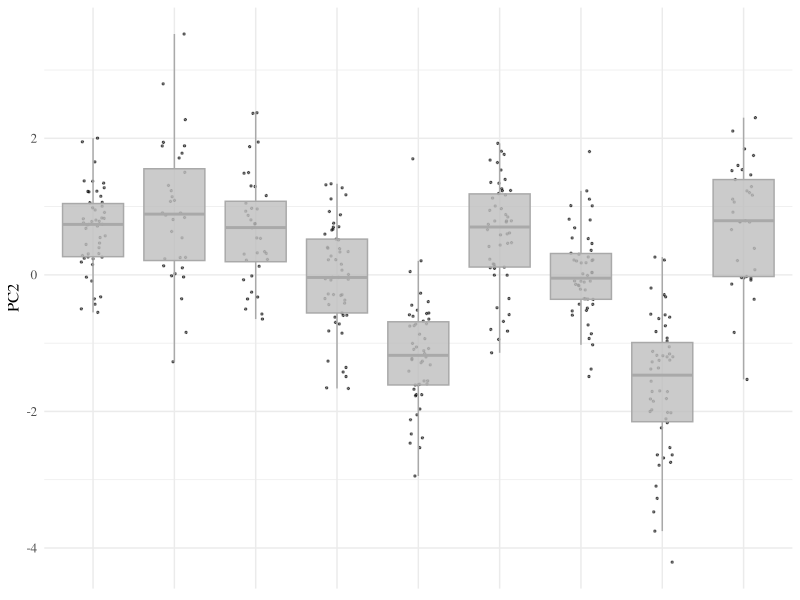
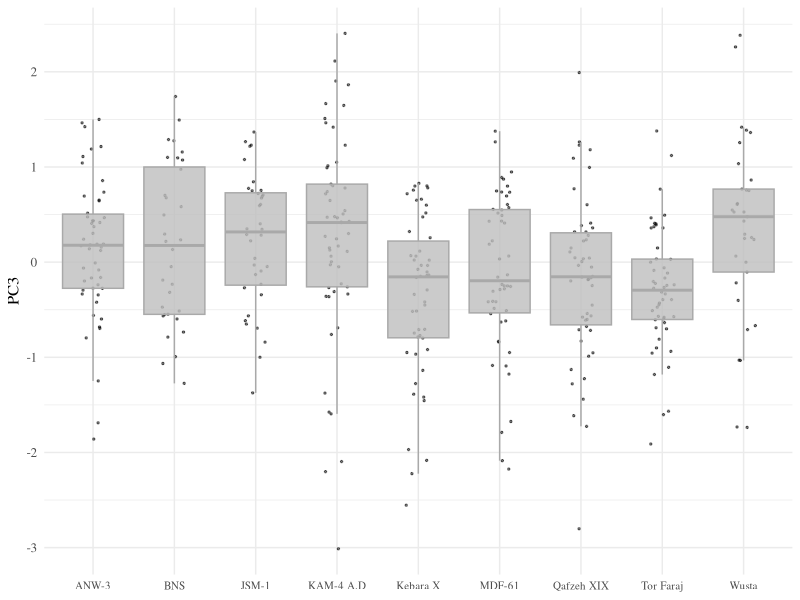

Generate these figures, in order, with R: (Note: this script raises an error after producing the figures.)
## ---- chunk 1
library(psych)
library(ggplot2)
library(ggpubr)
## ---- chunk 2
LP <- read.csv(file="./LP.csv")
MIS67 <- read.csv(file="./MIS67.csv")
## ---- chunk 3
head(LP)
## ---- chunk 4
head(MIS67)
## ---- chunk 5
sample_size_period <- cbind(c("LP","MIS67"),c(dim(LP)[1],dim(MIS67)[1]))
sample_size_period
## ---- chunk 6
assemblage_n <- table(LP$Assemblage)
sample_size_assemblage <- data.frame(Assemblage = names(assemblage_n),
                                n = as.numeric(assemblage_n),
                                period = "LP")
assemblage_n <- table(MIS67$Assemblage)
sample_size_assemblage <- rbind(sample_size_assemblage,
                            data.frame(Assemblage = names(assemblage_n),
                                        n = as.numeric(assemblage_n),
                                        period = "MIS67"))
sample_size_assemblage
## ---- chunk 7
KMO(MIS67[,c(3:10)])

KMO(LP[,c(3:10)])
## ---- chunk 8
cortest.bartlett(MIS67[,c(3:10)])

cortest.bartlett(LP[,c(3:10)])
## ---- chunk 9
pca_MIS67 <- prcomp(
                x = MIS67[,c(3:10)],
                retx = T,
                center = T,
                scale = T)

pca_LP <- prcomp(
            x = LP[,c(3:10)],
            retx = T,
            center = T,
            scale = T)
## ---- chunk 10
pca_MIS67

pca_LP
## ---- chunk 11
LP_scores <- cbind(
                LP[,c(1:2)],
                pca_LP$x)

MIS67_scores <- cbind(
                    MIS67[,c(1:2)],
                    pca_MIS67$x)
## ---- chunk 12
sample_name <- "LP"

sample_sizes_LP <- subset(sample_size_assemblage, period == "LP")
sample_sizes_LP$label <- paste("n = ",sample_sizes_LP$n,sep="")

p1 <- ggplot(
        data = get(paste(sample_name,"_scores",sep="")),
        mapping = aes(Assemblage, PC1, group = Assemblage)) +
        geom_jitter(width = 0.15,
                      alpha = 0.5,
                      size = 0.5) +
        geom_boxplot(colour = "darkgrey",
                    fill = "grey",
                    alpha = 0.8,
                    outlier.shape = NA) +
        geom_text(data = sample_sizes_LP,
            mapping = aes(x = 1:10, y = 7, label = label),
            size = 3,
            family = "Times") +
        theme_minimal() +
        theme(text = element_text(family="Times", size=12),
            plot.title = element_text(face="bold",hjust=0.5,size=15),
            axis.text.x = element_blank(),
            axis.title.x = element_blank())

p2 <- ggplot(
        data = get(paste(sample_name,"_scores",sep="")),
        mapping = aes(Assemblage, PC2, group = Assemblage)) +
        geom_jitter(width = 0.15,
                      alpha = 0.5,
                      size = 0.5) +
        geom_boxplot(colour = "darkgrey",
                      fill = "grey",
                      alpha = 0.8,
                      outlier.shape = NA) +
        theme_minimal() +
        theme(text = element_text(family="Times", size=12),
            plot.title = element_text(face="bold",hjust=0.5,size=15),
            axis.text.x = element_blank(),
            axis.title.x = element_blank())

p3 <- ggplot(
        data = get(paste(sample_name,"_scores",sep="")),
        mapping = aes(Assemblage, PC3, group = Assemblage)) +
        geom_jitter(width = 0.15,
                      alpha = 0.5,
                      size = 0.5) +
        geom_boxplot(colour = "darkgrey",
                      fill = "grey",
                      alpha = 0.8,
                      outlier.shape = NA) +
        theme_minimal() +
        theme(text = element_text(family="Times", size=12),
            plot.title = element_text(face="bold",hjust=0.5,size=15),
            axis.text.x = element_text(size=8),
            axis.title.x = element_blank())

fig <- ggarrange(p1,p2,p3,
            ncol=1,
            nrow=3,
            align="v")

annotate_figure(fig,
               top = text_grob("PCA Score Box Plots\nLP",
                                 family="Times",
                                 face="bold"),
               fig.lab.pos = "top")
## ---- chunk 13
sample_name <- "MIS67"

sample_sizes_MIS67 <- subset(sample_size_assemblage, period == "MIS67")
sample_sizes_MIS67$label <- paste("n = ",sample_sizes_MIS67$n,sep="")

p1 <- ggplot(
        data = get(paste(sample_name,"_scores",sep="")),
        mapping = aes(Assemblage,PC1,group = Assemblage)) +
        geom_jitter(width = 0.15,
                      alpha = 0.5,
                      size = 0.5) +
        geom_boxplot(colour = "darkgrey",
                    fill = "grey",
                    alpha = 0.8,
                    outlier.shape = NA) +
        geom_text(data = sample_sizes_MIS67,
                mapping = aes(x = 1:3, y = 7, label = label),
                size = 3,
                family = "Times") +
        theme_minimal() +
        theme(text = element_text(family="Times", size=12),
            plot.title = element_text(face="bold",hjust=0.5,size=15),
            axis.text.x = element_blank(),
            axis.title.x = element_blank())

p2 <- ggplot(
        data = get(paste(sample_name,"_scores",sep="")),
        mapping = aes(Assemblage,PC2,group = Assemblage)) +
        geom_jitter(width = 0.15,
                      alpha = 0.5,
                      size = 0.5) +
        geom_boxplot(colour = "darkgrey",
                    fill = "grey",
                    alpha = 0.8,
                    outlier.shape = NA) +
        theme_minimal() +
        theme(text = element_text(family="Times", size=12),
            plot.title = element_text(face="bold",hjust=0.5,size=15),
            axis.text.x = element_blank(),
            axis.title.x = element_blank())

p3 <- ggplot(
        data = get(paste(sample_name,"_scores",sep="")),
        mapping = aes(Assemblage,PC3,group = Assemblage)) +
        geom_jitter(width = 0.15,
                      alpha = 0.5,
                      size = 0.5) +
        geom_boxplot(colour = "darkgrey",
                    fill = "grey",
                    alpha = 0.8,
                    outlier.shape = NA) +
        theme_minimal() +
        theme(text = element_text(family="Times", size=12),
            plot.title = element_text(face="bold",hjust=0.5,size=15),
            axis.text.x = element_text(size=8),
            axis.title.x = element_blank())

fig <- ggarrange(p1,p2,p3,
            ncol=1,
            nrow=3,
            align="v")

annotate_figure(fig,
               top = text_grob("PCA Score Box Plots\nMIS67",
                                 family="Times",
                                 face="bold"),
               fig.lab.pos = "top")
